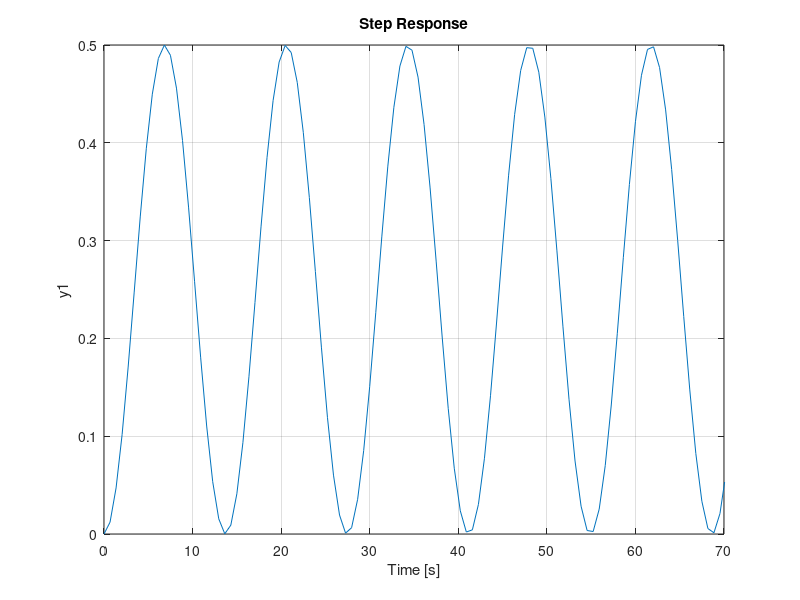

Recreate this plot in MATLAB.
m = 0.11; 
R = 0.015; 
g = -9.8;
d = 0.03; 
L =  1.0; 
J =  9.99e-6; 
s = tf('s');
P_ball = -m*g*d/L/(J/R^2+m)/s^2;

Kp = 1;
C = pid(Kp);

sys_cl=feedback(C*P_ball,1);

step(0.25*sys_cl)
axis([0 70 0 0.5])
